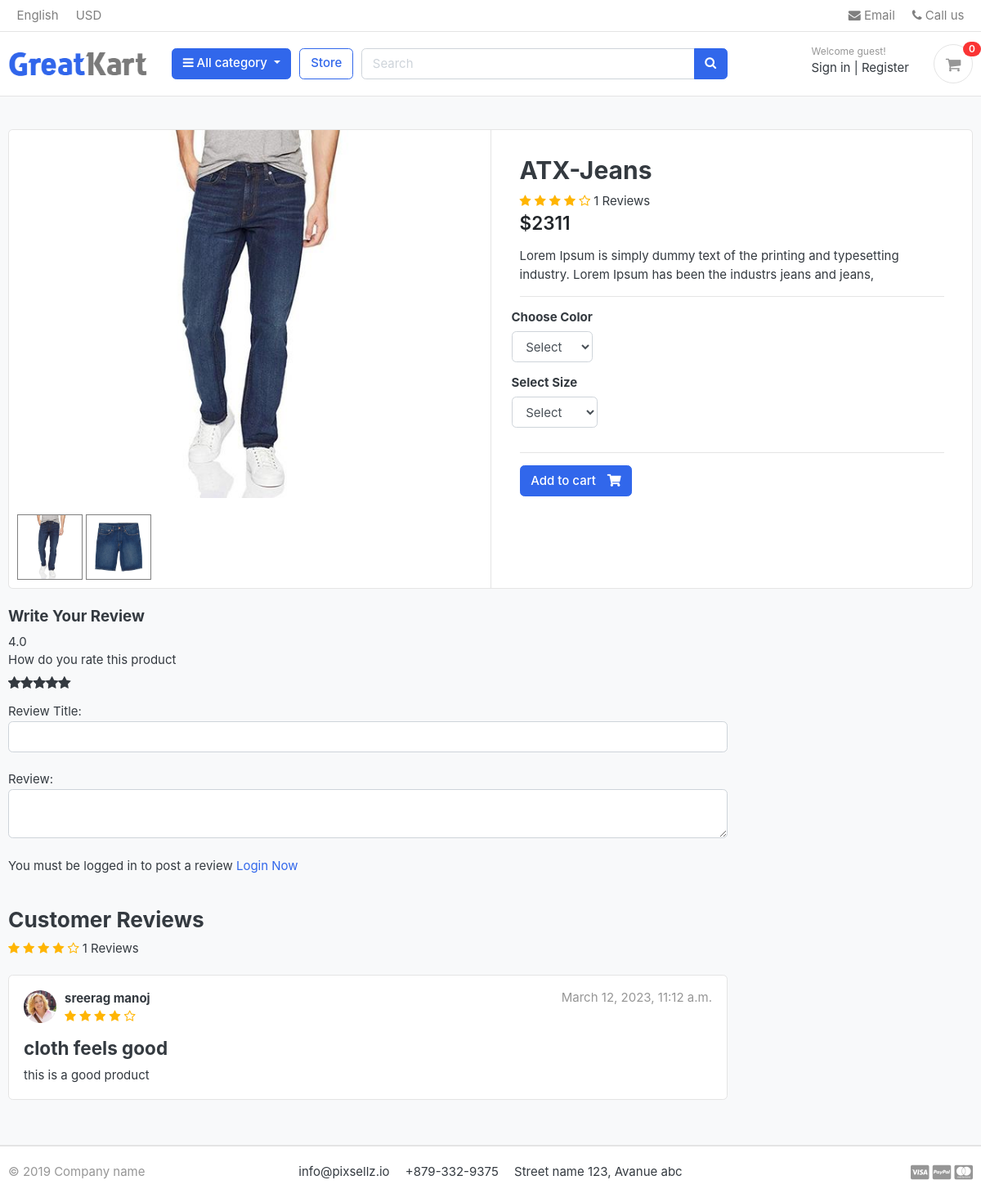
/store/category/jeans/atx-jeans/, run on the app's committed database.
### store/models.py (models this page shows, shortened)
class Product(models.Model):
    product_name  = models.CharField(max_length=200, unique=True)
    slug          = models.SlugField(max_length=200, unique=True)
    description   = models.TextField(max_length=500, blank=True)
    price         = models.IntegerField()
    images        = models.ImageField(upload_to='photos/products')
    stock         = models.IntegerField()
    is_available  = models.BooleanField(default=True)
    category      = models.ForeignKey(Category, on_delete=models.CASCADE)
    created_date  = models.DateTimeField(auto_now_add=True)
    modified_date = models.DateTimeField(auto_now=True)
    def averageReview(self):
        reviews = ReviewRating.objects.filter(product = self, status = True).aggregate(average=Avg('rating'))
        avg = 0
        if reviews['average'] is not None:
            avg= float(reviews['average'])
        return avg
    def countReview(self):
        reviews = ReviewRating.objects.filter(product = self, status = True).aggregate(count=Count('id'))
        count=0
        if reviews['count'] is not None:
            count= int(reviews['count'])
        return count

class ProductGallery(models.Model):
    product = models.ForeignKey(Product, default=None, on_delete=models.CASCADE)
    image = models.ImageField(upload_to='store/product/', max_length=255)
    class Meta:
        verbose_name= 'product gallery'
        verbose_name_plural = 'product gallery'

class ReviewRating(models.Model):
    product = models.ForeignKey(Product, on_delete=models.CASCADE)
    user = models.ForeignKey(Account, on_delete=models.CASCADE)
    subject = models.CharField(max_length=100, blank= True)
    review = models.TextField(max_length=500, blank=True)
    rating = models.FloatField()
    ip = models.CharField(max_length=20, blank=True)
    status = models.BooleanField(default=True)
    created_at = models.DateTimeField(auto_now_add=True)
    updated_at = models.DateTimeField(auto_now=True)

### accounts/models.py (models this page shows, shortened)
class Account(AbstractBaseUser):
    first_name       = models.CharField(max_length=50)
    last_name        = models.CharField(max_length=50)
    username         = models.CharField(max_length=50, unique= True)
    email            = models.EmailField(max_length=100, unique= True)
    phone_number     = models.CharField(max_length=50)
    date_joined      = models.DateTimeField(auto_now_add= True)
    last_login       = models.DateTimeField(auto_now_add= True)
    is_admin         = models.BooleanField(default= False)
    is_staff         = models.BooleanField(default= False)
    is_active        = models.BooleanField(default= False)
    is_superadmin    = models.BooleanField(default= False)
    USERNAME_FIELD = 'email'
    REQUIRED_FIELDS = ['username', 'first_name', 'last_name']
    object=MyAccountManager()
    def full_name(self):
        return f'{self.first_name} {self.last_name}'

### store/views.py (the view)
# urls.py: path('category/<slug:category_slug>/<slug:product_slug>/', views.product_detail, name='product_detail'),
def product_detail(request, category_slug, product_slug):
    try:
        single_product = Product.objects.get(category__slug=category_slug, slug=product_slug)
        in_cart = CartItem.objects.filter(cart__cart_id=_cart_id(request), product=single_product).exists()
    except Exception as e:
        raise e
    if request.user.is_authenticated:
        try:
            orderproduct = OrderProduct.objects.filter(user = request.user, product_id = single_product.id).exists()
        except OrderProduct.DoesNotExist:
            orderproduct = None
    else:
        orderproduct = None
    review = ReviewRating.objects.filter(product_id = single_product.id, status = True)
    product_gallery= ProductGallery.objects.filter(product_id = single_product.id)
    context = {
        'single_product' : single_product,
        'in_cart'        : in_cart,
        'orderproduct'   : orderproduct,
        'review'         : review,
        'product_gallery': product_gallery
    }
    return render(request, 'store/product_detail.html', context)

### carts/context_processors.py (called while the page is built)
def counter(request):
    cart_count = 0
    if 'admin' in request.path:
        return()
    else:
        try:
            cart = Cart.objects.filter(cart_id=_cart_id(request))
            if request.user.is_authenticated:
                cart_items = CartItem.objects.all().filter(user=request.user)
            else:
                cart_items = CartItem.objects.all().filter(cart=cart[:1])
            for cart_item in cart_items:
                cart_count += cart_item.quantity
        except Cart.DoesNotExist:
            cart_count=0
        return dict(cart_count=cart_count)

### carts/views.py (called while the page is built)
def _cart_id(request):
    cart = request.session.session_key
    if not cart:
        cart= request.session.create()
    return cart

### category/context_processors.py (called while the page is built)
def menu_links(request):
    links = Category.objects.all()
    return dict(links=links)

### category/models.py (called while the page is built)
    def get_url(self):
        return reverse('products_by_category', args=[self.slug])

### store/models.py (called while the page is built)
    def colors(self):
        return super(VariationManager, self).filter(variation_category='color', is_active=True)

    def sizes(self):
        return super(VariationManager, self).filter(variation_category='size', is_active=True)

### templates/store/product_detail.html (shortened to what this page needs)
{% extends 'base.html' %}
{% load static %}
{% block content %}
<section class="section-content padding-y bg">
    <div class="container">
    <div class="card">
        <div class="row no-gutters">
            <aside class="col-md-6">
    <article class="gallery-wrap">
        <div class="img-big-wrap mainImage">
           <center><img src="{{ single_product.images.url}}"></center>
        </div>
    </article>
    <ul class="thumb">
        <li>
            <a href=" {{ single_product.images.url}}" target="mainImage"><img src="{{ single_product.images.url}}" alt="product image"></a>
            {% for i in product_gallery %}
            <a href=" {{i.image.url}}" target="mainImage"><img src="{{i.image.url}}" alt="product image"></a>
            {% endfor %}
        </li>
    </ul>
            </aside>
            <main class="col-md-6 border-left">
            <form action="{% url 'add_cart' single_product.id %}" method="POST">
              <article class="content-body">
              <h2 class="title">{{ single_product.product_name  }}</h2>
              <div class="rating-star">
                <span>
                    <i class="fa fa-star{% if single_product.averageReview < 0.5 %}-o{% elif single_product.averageReview >= 0.5 and single_product.averageReview < 1 %}-half--o {% endif %}" aria-hidden="true"></i>
                    <i class="fa fa-star{% if single_product.averageReview < 1.5 %}-o{% elif single_product.averageReview >= 1.5 and single_product.averageReview < 2 %}-half--o {% endif %}" aria-hidden="true"></i>
                    <i class="fa fa-star{% if single_product.averageReview < 2.5 %}-o{% elif single_product.averageReview >= 2.5 and single_product.averageReview < 3 %}-half--o {% endif %}" aria-hidden="true"></i>
                    <i class="fa fa-star{% if single_product.averageReview < 3.5 %}-o{% elif single_product.averageReview >= 3.5 and single_product.averageReview < 4 %}-half--o {% endif %}" aria-hidden="true"></i>
                    <i class="fa fa-star{% if single_product.averageReview < 4.5 %}-o{% elif single_product.averageReview >= 4.5 and single_product.averageReview < 5 %}-half--o {% endif %}" aria-hidden="true"></i>
                    <span>
                        {{single_product.countReview}} Reviews
                    </span>
                </span>
            </div>
              <div class="mb-3">
                  <var class="price h4">${{ single_product.price }}</var>
              </div>
              <p>{{ single_product.description }}</p>
              <hr>
                  <div class="row">
                      <div class="item-option-select">
                          <h6>Choose Color</h6>
                          <select name="color" class="form-control" required>
                            <option value="" disabled selected>Select</option>
                          </select>
                      </div>
                  </div>
                  <div class="row">
                      <div class="item-option-select">
                          <h6>Select Size</h6>
                          <select name="size" class="form-control" required>
                            <option value="" disabled selected>Select</option>
                          </select>
                      </div>
                  </div>
                  <hr>
                  {% if single_product.stock <= 0 %}
                  <h5 class="warnning">Out Of Stock</h5>
                  {% else %}
                      <button type="submit" class="btn  btn-primary"> <span class="text">Add to cart</span> <i class="fas fa-shopping-cart"></i>  </button>
                  {% endif %}
              </article>
            </form>
            </main>
        </div>
    </div>
<br>
<div class="row">
			<div class="col-md-9">
    <form action="{% url 'submit_review' single_product.id %}" method="POST">
        <h5>Write Your Review</h5>
        {{single_product.averageReview}}
        <div>
            <label>How do you rate this product</label>
            <br>
            <div class="rate">
                <input type="radio" name="rating" id="rating10" value="5" required><label for="rating10" title="5"></label>
                <input type="radio" name="rating" id="rating8" value="4" required><label for="rating8" title="4"></label>
                <input type="radio" name="rating" id="rating6" value="3" required><label for="rating6" title="3"></label>
                <input type="radio" name="rating" id="rating4" value="2" required><label for="rating4" title="2"></label>
                <input type="radio" name="rating" id="rating2" value="1" required><label for="rating2" title="1"></label>
            </div>
            <br>
            Review Title:
            <input type="text" class="form-control" name="subject">
            <br>
            Review:
            <textarea name="review" row="4" class="form-control"></textarea>
            <br>
            {% if user.is_authenticated %}
                {% if orderproduct %}
            <input type="submit" value="Submit Review" class="btn btn-primary">
                {% else %}
                <p>You must purchase to post a review</P>
                {% endif %}
            {% else %}
            <p>You must be logged in to post a review <span><a href="{% url 'login' %}">Login Now</a></span> </P>
            {% endif %}
        </div>
    </form>
    <br>
    <header class="section-heading">
		<h3>Customer Reviews </h3>
        <div class="rating-star">
            <span>
                <i class="fa fa-star{% if single_product.averageReview < 0.5 %}-o{% elif single_product.averageReview >= 0.5 and single_product.averageReview < 1 %}-half--o {% endif %}" aria-hidden="true"></i>
                <i class="fa fa-star{% if single_product.averageReview < 1.5 %}-o{% elif single_product.averageReview >= 1.5 and single_product.averageReview < 2 %}-half--o {% endif %}" aria-hidden="true"></i>
                <i class="fa fa-star{% if single_product.averageReview < 2.5 %}-o{% elif single_product.averageReview >= 2.5 and single_product.averageReview < 3 %}-half--o {% endif %}" aria-hidden="true"></i>
                <i class="fa fa-star{% if single_product.averageReview < 3.5 %}-o{% elif single_product.averageReview >= 3.5 and single_product.averageReview < 4 %}-half--o {% endif %}" aria-hidden="true"></i>
                <i class="fa fa-star{% if single_product.averageReview < 4.5 %}-o{% elif single_product.averageReview >= 4.5 and single_product.averageReview < 5 %}-half--o {% endif %}" aria-hidden="true"></i>
                <span>
                    {{single_product.countReview}} Reviews
                </span>
            </span>
        </div>
	</header>
    {% for review in review %}
	<article class="box mb-3">
		<div class="icontext w-100">
			<img src="{% static './images/avatars/avatar1.jpg' %}" class="img-xs icon rounded-circle">
			<div class="text">
				<span class="date text-muted float-md-right">{{review.updated_at}} </span>
				<h6 class="mb-1">{{review.user.full_name}} </h6>
                <div class="rating-star">
                    <span>
                        <i class="fa fa-star{% if review.rating == 0.5 %}-half-o{% elif review.rating < 1 %}-o {% endif %}" aria-hidden="true"></i>
                        <i class="fa fa-star{% if review.rating == 1.5 %}-half-o{% elif review.rating < 2 %}-o {% endif %}" aria-hidden="true"></i>
                        <i class="fa fa-star{% if review.rating == 2.5 %}-half-o{% elif review.rating < 3 %}-o {% endif %}" aria-hidden="true"></i>
                        <i class="fa fa-star{% if review.rating == 3.5 %}-half-o{% elif review.rating < 4 %}-o {% endif %}" aria-hidden="true"></i>
                        <i class="fa fa-star{% if review.rating == 4.5 %}-half-o{% elif review.rating < 5 %}-o {% endif %}" aria-hidden="true"></i>
                    </span>
                </div>
			</div>
		</div>
		<div class="mt-3">
            <h4>{{review.subject}}</h4>
			<p>
				{{review.review}}
			</p>
		</div>
	</article>
    {% endfor %}
	</div>
</div>
</div>
</section>
{% endblock content %}

### static/css/ui.css (style rules this page uses)
html { font-family: "Inter", sans-serif; font-size: 15px; }
.content-body { flex: 1 1 auto; padding: 2rem 2.3rem; }
.img-xs, .img-sm, .img-md, .img-lg { -o-object-fit: cover; object-fit: cover; flex-shrink: 0; flex-grow: 0; }
.img-xs { width: 40px; height: 40px; }
.padding-y { padding-top: 40px; padding-bottom: 40px; }
var { font-style: normal; }
article:after, .form-group:after { display: block; clear: both; content: ""; }
.bg { background-color: #f8f9fa; }
.section-heading { margin-bottom: 20px; margin-top: 15px; }
p:last-child { margin-bottom: 0; }
.btn .text + i { margin-left: 10px; }
.icontext { display: inline-flex; align-items: center; vertical-align: middle; }
.icontext .text { width: 100%; line-height: 1.2; }
.icontext .icon { position: relative; margin-right: 10px; flex-shrink: 0; flex-grow: 0; }
.price { font-weight: 600; color: #212529; }
.box { padding: 18px; background: #fff; border-radius: 0.37rem; border: 1px solid #e4e4e4; }
.box img { max-width: 100%; }
.gallery-wrap .img-big-wrap { margin-bottom: 10px; border-radius: 0.37rem; overflow: hidden; background-color: #fff; }
.gallery-wrap .img-big-wrap img { height: 450px; width: auto; display: inline-block; }
.item-option-select { margin-bottom: 1rem; display: inline-block; margin-right: 15px; }

### static/css/custom.css (style rules this page uses)
.rate { display: inline-block; border: 0; }
.rate > label { float: right; }
.rate > label::before { display: inline-block; font-size: 1.1rem; font-family: fontAwesome; content: "\f005"; margin: 0; padding: 0.3rem, .2rem; cursor: pointer; }
.rating-star i { color: #ffb503 !important; }
ul.thumb { margin: 0 auto; padding: 0; float: left; }
ul.thumb li { list-style: none; margin: 10px; }
ul.thumb li img { width: 80px; height: 80px; border: 1px solid gray; }

### data on the page
Product: images (picture), product_name "ATX-Jeans", countReview "1", price "2311", description "Lorem Ipsum is simply dummy text of the printing and typesetting industry. Lorem Ipsum has been the industrs jeans and jeans,", averageReview "4.0"
ProductGallery: image (picture)
ReviewRating: updated_at "March 12, 2023, 11:12 a.m.", user.full_name "sreerag manoj", subject "cloth feels good", review "this is a good product"

### other printed values
{{ cart_count }} "0"
